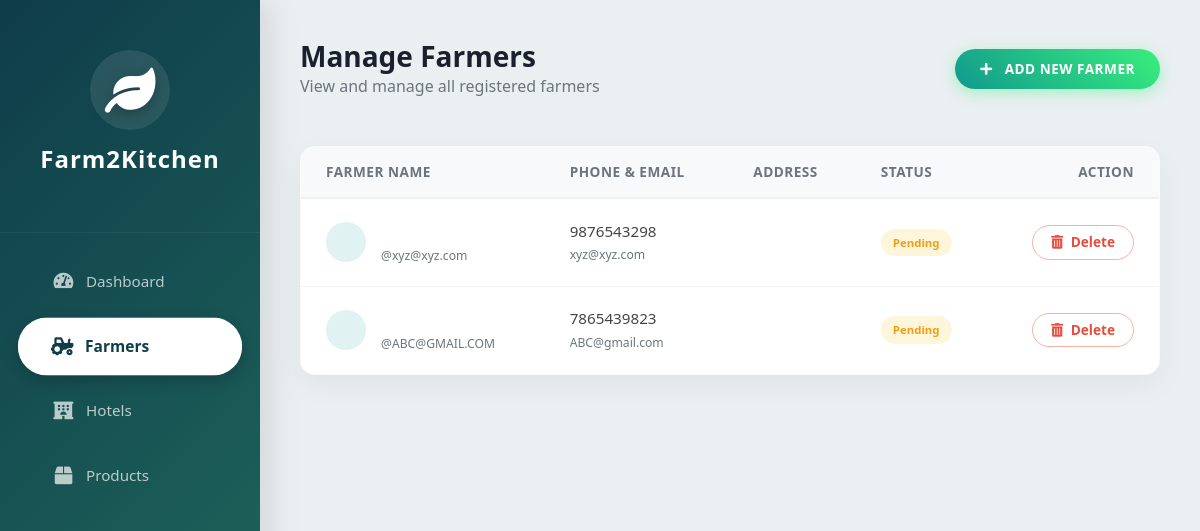
Page /manage_farmers/ on the committed database.
### pages/models.py (models this page shows, shortened)
class Farmer(models.Model):
    user = models.OneToOneField(User, on_delete=models.CASCADE)
    full_name = models.CharField(max_length=100)
    farm_name = models.CharField(max_length=100) # View saves 'entity_name' here
    phone = models.CharField(max_length=15)
    email = models.EmailField(default="True")
    password = models.CharField(max_length=100, default="True")

### pages/views.py (the view)
# urls.py: path('manage_farmers/', manage_farmers, name='manage_farmers'),
def manage_farmers(request):
    farmers = Farmer.objects.all()
    context = {'farmers': farmers}
    return render(request, 'pages/manage_farmers.html', context)

### pages/templates/pages/manage_farmers.html (shortened to what this page needs)
<!DOCTYPE html>
<html lang="en">
<head>
    <link rel="stylesheet" href="https://stackpath.bootstrapcdn.com/bootstrap/4.5.2/css/bootstrap.min.css">
    <link rel="stylesheet" href="https://cdnjs.cloudflare.com/ajax/libs/font-awesome/5.15.4/css/all.min.css">
</head>
<body>
    <div class="sidebar">
        <div class="brand-logo">
            <div class="logo-icon"><i class="fas fa-leaf"></i></div>
            <h4 style="font-weight: 700; letter-spacing: 1px;">Farm2Kitchen</h4>
        </div>
        <a href="{% url 'admin_dashboard' %}" class="{% if request.resolver_match.url_name == 'admin_dashboard' %}active{% endif %}">
            <i class="fas fa-tachometer-alt"></i> Dashboard
        </a>
        <a href="{% url 'manage_farmers' %}" class="{% if request.resolver_match.url_name == 'manage_farmers' %}active{% endif %}">
            <i class="fas fa-tractor"></i> Farmers
        </a>
        <a href="{% url 'manage_hotels' %}" class="{% if request.resolver_match.url_name == 'manage_hotels' %}active{% endif %}">
            <i class="fas fa-hotel"></i> Hotels
        </a>
        <a href="{% url 'manage_products' %}" class="{% if request.resolver_match.url_name == 'manage_products' %}active{% endif %}">
            <i class="fas fa-box"></i> Products
        </a>
    </div>
    <div class="main-content">
        <div class="d-flex justify-content-between align-items-center mb-5">
            <div>
                <h3 style="font-weight: 800; color: #1a202c; margin:0;">Manage Farmers</h3>
                <p class="text-muted m-0">View and manage all registered farmers</p>
            </div>
            <a href="{% url 'add_farmer' %}" class="btn btn-add-new">
                <i class="fas fa-plus mr-2"></i> Add New Farmer
            </a>
        </div>
        <div class="table-container">
            <table class="table table-hover mb-0">
                <thead>
                    <tr>
                        <th>Farmer Name</th>
                        <th>Phone & Email</th>
                        <th>Address</th>
                        <th>Status</th>
                        <th class="text-right">Action</th>
                    </tr>
                </thead>
                <tbody>
                    {% for farmer in farmers %}
                    <tr>
                        <td>
                            <div class="d-flex align-items-center">
                                <div style="width: 40px; height: 40px; background: #e0f2f1; color: #00695c; border-radius: 50%; display: flex; align-items: center; justify-content: center; font-weight: bold; margin-right: 15px;">
                                </div>
                                <div>
                                    <strong style="color: #2d3436; font-size: 1rem;">{{ farmer.user.first_name }} {{ farmer.user.last_name }}</strong><br>
                                    <small class="text-muted">@{{ farmer.user.username }}</small>
                                </div>
                            </div>
                        </td>
                        <td>
                            <span style="font-weight: 500;">{{ farmer.phone }}</span><br>
                            <small class="text-muted">{{ farmer.user.email }}</small>
                        </td>
                        <td style="max-width: 250px;">
                        </td>
                        <td>
                            {% if farmer.is_approved %}
                                <span class="badge badge-pill badge-success">Active</span>
                            {% else %}
                                <span class="badge badge-pill badge-warning">Pending</span>
                            {% endif %}
                        </td>
                        <td class="text-right">
                            <a href="{% url 'delete_user' farmer.user.id %}"
                               class="btn btn-delete"
                               onclick="return confirm('Delete this Farmer account?');">
                                <i class="fas fa-trash-alt mr-1"></i> Delete
                            </a>
                        </td>
                    </tr>
                    {% empty %}
                    <tr><td colspan="5" class="text-center py-5 text-muted">No farmers found in the database.</td></tr>
                    {% endfor %}
                </tbody>
            </table>
        </div>
    </div>
</body>
</html>

### pages/templates/pages/manage_farmers.html (style rules this page uses)
:root { --primary-green: #2ecc71; --dark-green: #27ae60; --sidebar-width: 260px; --sidebar-gradient: linear-gradient(135deg, #0f3d4a 0%, #206a5d 100%); --bg-light: #eaeff1; --card-radius: 20px; --btn-radius: 50px; }
body { background-color: var(--bg-light); font-family: 'Segoe UI', Roboto, sans-serif; color: #444; overflow-x: hidden; }
.sidebar { height: 100vh; width: var(--sidebar-width); position: fixed; top: 0; left: 0; background: var(--sidebar-gradient); color: white; box-shadow: 10px 0 30px rgba(0,0,0,0.1); z-index: 1000; padding-top: 20px; }
.brand-logo { text-align: center; padding: 30px 20px 50px 20px; border-bottom: 1px solid rgba(255,255,255,0.05); margin-bottom: 20px; }
.logo-icon { font-size: 45px; color: #fff; margin-bottom: 10px; text-shadow: 0 4px 15px rgba(0,0,0,0.3); background: rgba(255,255,255,0.1); width: 80px; height: 80px; line-height: 80px; border-radius: 50%; margin: 0 auto 15px auto; backdrop-filter: blur(5px); }
.sidebar a { padding: 16px 30px; display: flex; align-items: center; color: rgba(255,255,255,0.7); text-decoration: none; transition: all 0.3s cubic-bezier(0.25, 0.8, 0.25, 1); margin: 8px 20px; border-radius: var(--btn-radius); font-size: 0.95rem; font-weight: 500; border: 1px solid transparent; }
.sidebar a.active { background: #ffffff; color: #0f3d4a; font-weight: 700; box-shadow: 0 5px 15px rgba(0,0,0,0.2); transform: scale(1.02); }
.sidebar a i { width: 25px; text-align: center; margin-right: 10px; font-size: 1.1rem; }
.main-content { margin-left: var(--sidebar-width); padding: 40px; }
.table-container { background: white; padding: 0; border-radius: 15px; box-shadow: 0 10px 30px rgba(0,0,0,0.05); overflow: hidden; border: 1px solid rgba(0,0,0,0.02); }
.table thead th { border-top: none; border-bottom: 2px solid #f0f0f0; background-color: #f8f9fa; color: #6c757d; font-weight: 700; text-transform: uppercase; font-size: 0.85rem; letter-spacing: 0.5px; padding: 15px 25px; }
.table tbody td { vertical-align: middle; padding: 20px 25px; color: #444; border-top: 1px solid #f4f4f4; font-size: 0.95rem; }
.table-hover tbody tr { transition: background-color 0.2s, transform 0.2s; }
.btn-add-new { background: linear-gradient(45deg, #11998e, #38ef7d); color: white !important; border: none; padding: 10px 25px; border-radius: var(--btn-radius); box-shadow: 0 4px 15px rgba(56, 239, 125, 0.4); font-weight: 600; transition: all 0.3s ease; text-transform: uppercase; font-size: 0.85rem; letter-spacing: 0.5px; }
.btn-delete { background: #fff; color: #e74c3c; border: 1px solid #fab1a0; padding: 6px 18px; border-radius: var(--btn-radius); font-size: 0.85rem; font-weight: 600; transition: all 0.3s; }
.badge-pill { padding: 8px 12px; font-weight: 600; }
.badge-warning { background-color: rgba(241, 196, 15, 0.15); color: #f39c12; }

### rows in the picture
Farmer: user.username "xyz@xyz.com", phone "9876543298", user.email "xyz@xyz.com"
Farmer: user.username "ABC@GMAIL.COM", phone "7865439823", user.email "ABC@gmail.com"
